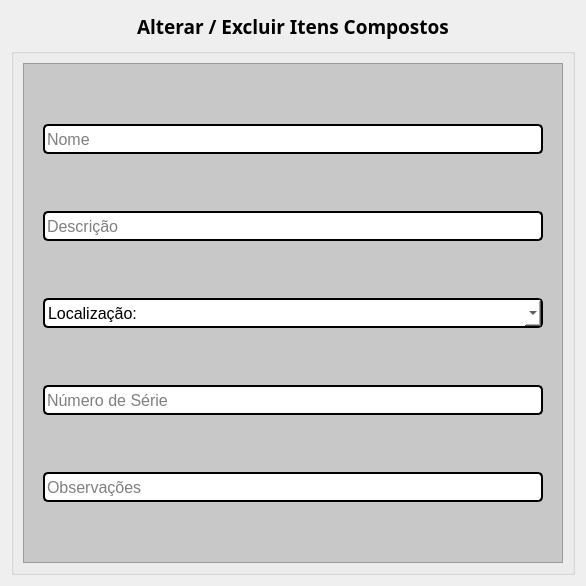
                <widget class="QWidget" name="computadores_alterar_page">
                 <layout class="QVBoxLayout" name="verticalLayout_28">
                  <item alignment="Qt::AlignHCenter">
                   <widget class="QLabel" name="label_29">
                    <property name="minimumSize">
                     <size>
                      <width>111</width>
                      <height>31</height>
                     </size>
                    </property>
                    <property name="maximumSize">
                     <size>
                      <width>500</width>
                      <height>31</height>
                     </size>
                    </property>
                    <property name="font">
                     <font>
                      <family>Arial Black</family>
                      <pointsize>14</pointsize>
                      <weight>75</weight>
                      <bold>true</bold>
                     </font>
                    </property>
                    <property name="text">
                     <string>Alterar / Excluir Itens Compostos</string>
                    </property>
                   </widget>
                  </item>
                  <item>
                   <widget class="QGroupBox" name="groupBox_23">
                    <property name="minimumSize">
                     <size>
                      <width>0</width>
                      <height>0</height>
                     </size>
                    </property>
                    <property name="maximumSize">
                     <size>
                      <width>15000</width>
                      <height>15000</height>
                     </size>
                    </property>
                    <property name="title">
                     <string/>
                    </property>
                    <layout class="QGridLayout" name="gridLayout_50">
                     <item row="0" column="0" alignment="Qt::AlignHCenter">
                      <widget class="QFrame" name="frame_32">
                       <property name="minimumSize">
                        <size>
                         <width>540</width>
                         <height>500</height>
                        </size>
                       </property>
                       <property name="maximumSize">
                        <size>
                         <width>540</width>
                         <height>100000</height>
                        </size>
                       </property>
                       <property name="styleSheet">
                        <string notr="true">background-color: rgb(200, 200, 200);</string>
                       </property>
                       <property name="frameShape">
                        <enum>QFrame::StyledPanel</enum>
                       </property>
                       <property name="frameShadow">
                        <enum>QFrame::Raised</enum>
                       </property>
                       <layout class="QGridLayout" name="gridLayout_51">
                        <item row="4" column="0">
                         <widget class="QLineEdit" name="computadores_a_obs_txt">
                          <property name="minimumSize">
                           <size>
                            <width>500</width>
                            <height>30</height>
                           </size>
                          </property>
                          <property name="maximumSize">
                           <size>
                            <width>500</width>
                            <height>16777215</height>
                           </size>
                          </property>
                          <property name="font">
                           <font>
                            <family>Arial</family>
                            <pointsize>12</pointsize>
                           </font>
                          </property>
                          <property name="styleSheet">
                           <string notr="true">color: rgb(0, 0, 0);
border-color: rgb(0, 0, 0);
background-color: rgb(255, 255, 255);
border-style: solid;
border-width: 2px;
border-radius: 5px;</string>
                          </property>
                          <property name="placeholderText">
                           <string>Observações</string>
                          </property>
                         </widget>
                        </item>
                        <item row="1" column="0">
                         <widget class="QLineEdit" name="computadores_a_descricao_txt">
                          <property name="minimumSize">
                           <size>
                            <width>500</width>
                            <height>30</height>
                           </size>
                          </property>
                          <property name="maximumSize">
                           <size>
                            <width>500</width>
                            <height>16777215</height>
                           </size>
                          </property>
                          <property name="font">
                           <font>
                            <family>Arial</family>
                            <pointsize>12</pointsize>
                           </font>
                          </property>
                          <property name="styleSheet">
                           <string notr="true">color: rgb(0, 0, 0);
border-color: rgb(0, 0, 0);
background-color: rgb(255, 255, 255);
border-style: solid;
border-width: 2px;
border-radius: 5px;</string>
                          </property>
                          <property name="placeholderText">
                           <string>Descrição</string>
                          </property>
                         </widget>
                        </item>
                        <item row="3" column="0">
                         <widget class="QLineEdit" name="computadores_a_serie_txt">
                          <property name="minimumSize">
                           <size>
                            <width>500</width>
                            <height>30</height>
                           </size>
                          </property>
                          <property name="maximumSize">
                           <size>
                            <width>500</width>
                            <height>16777215</height>
                           </size>
                          </property>
                          <property name="font">
                           <font>
                            <family>Arial</family>
                            <pointsize>12</pointsize>
                           </font>
                          </property>
                          <property name="styleSheet">
                           <string notr="true">color: rgb(0, 0, 0);
border-color: rgb(0, 0, 0);
background-color: rgb(255, 255, 255);
border-style: solid;
border-width: 2px;
border-radius: 5px;</string>
                          </property>
                          <property name="placeholderText">
                           <string>Número de Série</string>
                          </property>
                         </widget>
                        </item>
                        <item row="2" column="0">
                         <widget class="QComboBox" name="computadores_a_localizacao_combo">
                          <property name="minimumSize">
                           <size>
                            <width>500</width>
                            <height>30</height>
                           </size>
                          </property>
                          <property name="maximumSize">
                           <size>
                            <width>500</width>
                            <height>16777215</height>
                           </size>
                          </property>
                          <property name="font">
                           <font>
                            <family>Arial</family>
                            <pointsize>12</pointsize>
                           </font>
                          </property>
                          <property name="styleSheet">
                           <string notr="true">color: rgb(0, 0, 0);
border-color: rgb(0, 0, 0);
background-color: rgb(255, 255, 255);
border-style: solid;
border-width: 2px;
border-radius: 5px;</string>
                          </property>
                          <property name="currentIndex">
                           <number>0</number>
                          </property>
                          <property name="placeholderText">
                           <string>Localização:</string>
                          </property>
                          <item>
                           <property name="text">
                            <string>Localização:</string>
                           </property>
                          </item>
                         </widget>
                        </item>
                        <item row="0" column="0">
                         <widget class="QLineEdit" name="computadores_a_nome_txt">
                          <property name="minimumSize">
                           <size>
                            <width>500</width>
                            <height>30</height>
                           </size>
                          </property>
                          <property name="maximumSize">
                           <size>
                            <width>500</width>
                            <height>16777215</height>
                           </size>
                          </property>
                          <property name="font">
                           <font>
                            <family>Arial</family>
                            <pointsize>12</pointsize>
                           </font>
                          </property>
                          <property name="styleSheet">
                           <string notr="true">color: rgb(0, 0, 0);
border-color: rgb(0, 0, 0);
background-color: rgb(255, 255, 255);
border-style: solid;
border-width: 2px;
border-radius: 5px;</string>
                          </property>
                          <property name="placeholderText">
                           <string>Nome</string>
                          </property>
                         </widget>
                        </item>
                       </layout>
                      </widget>
                     </item>
                    </layout>
                   </widget>
                  </item>
                 </layout>
                </widget>
